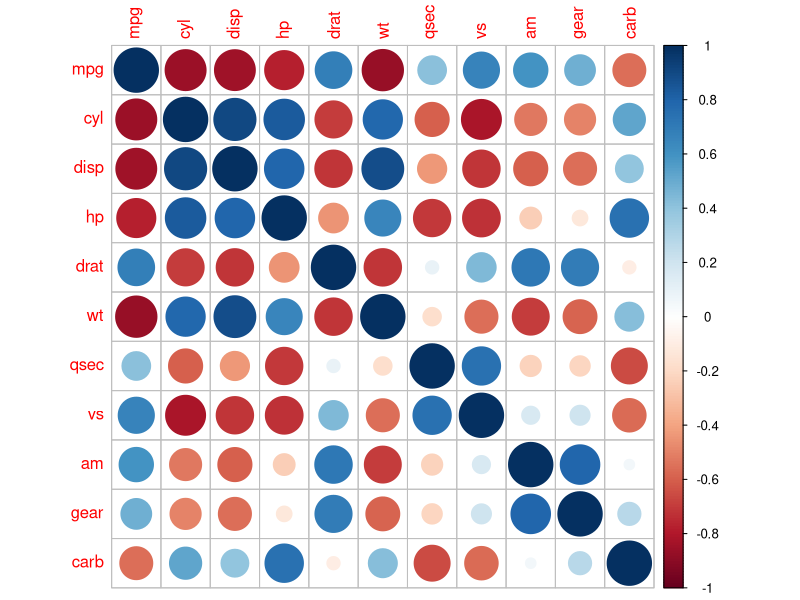
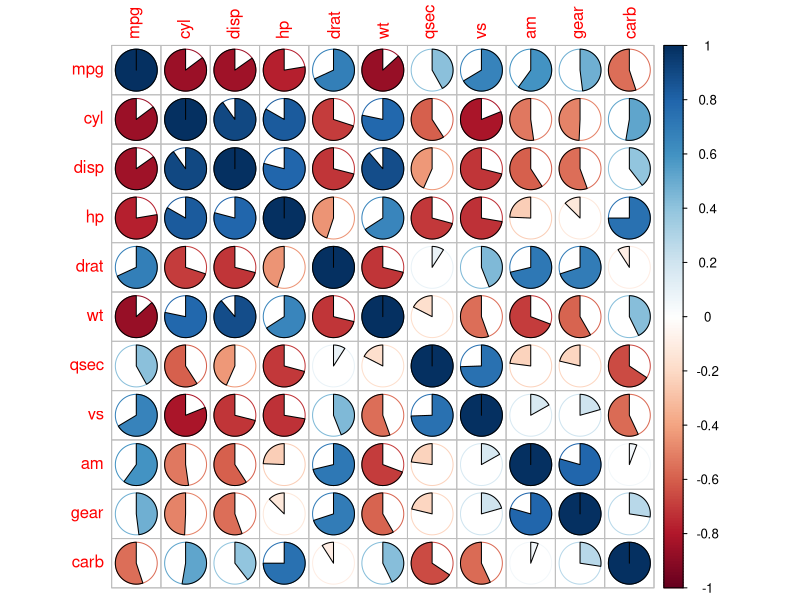
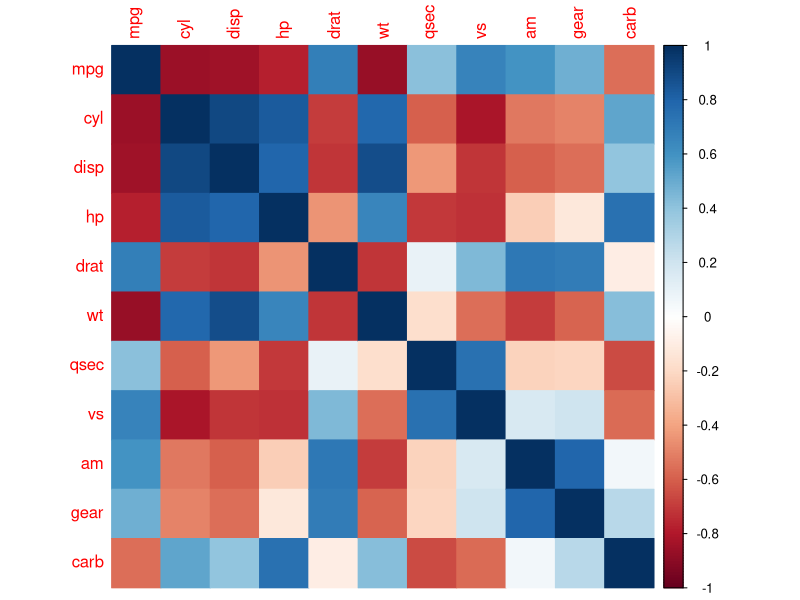
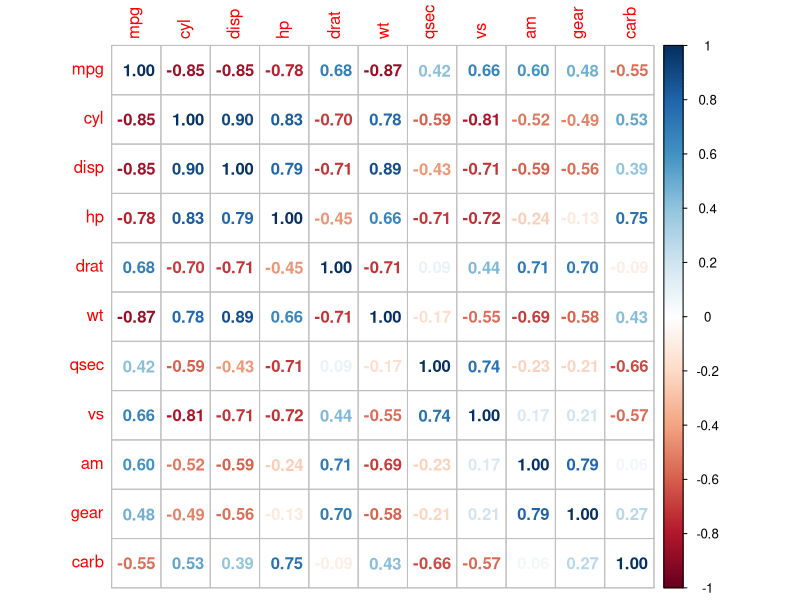
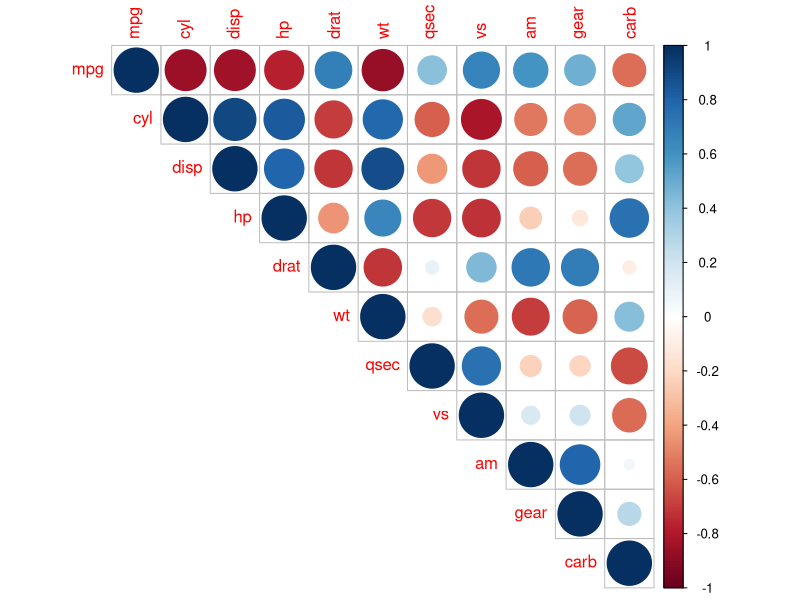
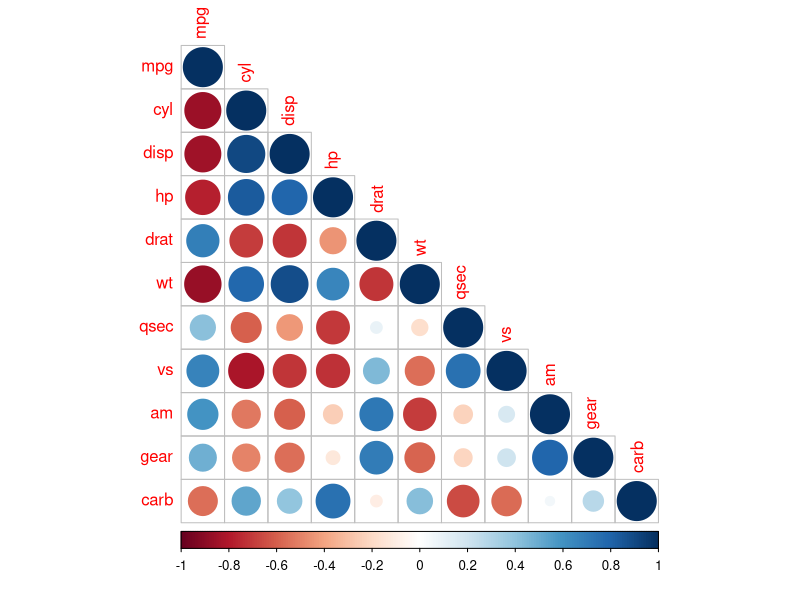
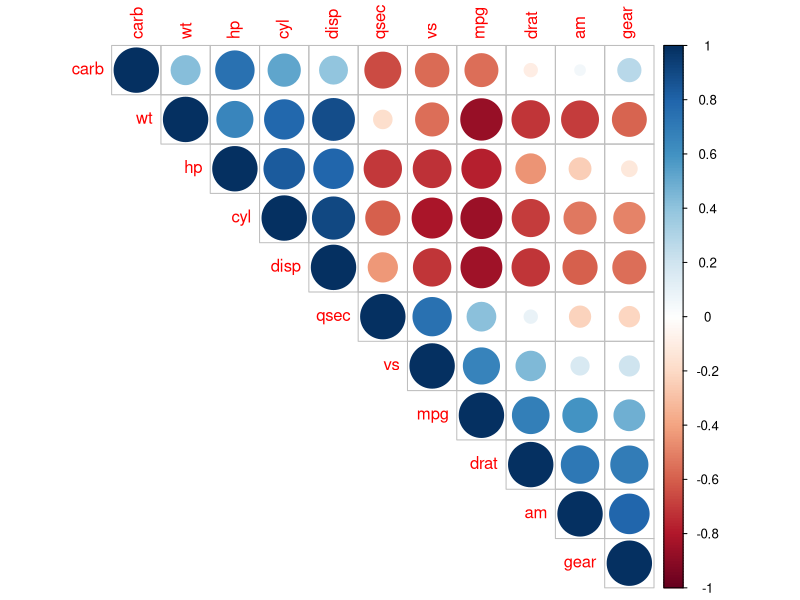

Recreate these plots in R, in order.
# Correlation Analysis
library(corrplot)

# Correlation using Circle
vikash<-cor(x=mtcars)
corrplot(vikash,method = "circle")

# Correlation using pie
corrplot(vikash,method="pie")

# Correlation using color
corrplot(vikash,method = "color")

# Value of Correlation coeffecient
corrplot(vikash,method="number")

# Upper correlation matrix
corrplot(vikash,type = "upper")

# lower correlation matrix
corrplot(vikash,type = "lower")

# Upper correlation matrix
corrplot(vikash,type = "upper",order = "hclust")